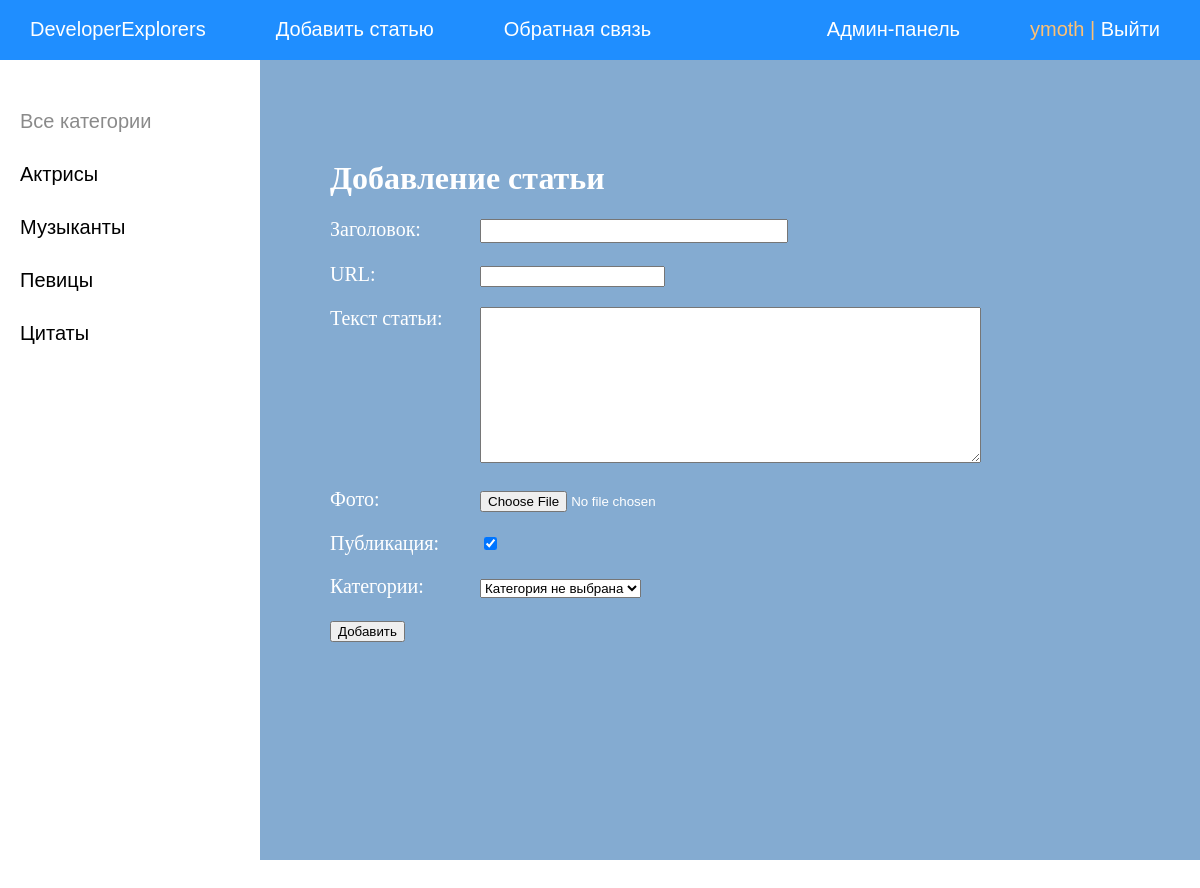
The app's page /addpage/ (signed in) with its own data.
### women/models.py (models this page shows)
class Category(models.Model):
    name = models.CharField(max_length=100, db_index=True, verbose_name="Категория")
    slug = models.SlugField(max_length=255, unique=True, db_index=True, verbose_name="URL")
    def __str__(self):
        return self.name
    def get_absolute_url(self):
        return reverse('category', kwargs={'cat_slug': self.slug})
    class Meta:
        verbose_name = 'Категория'
        verbose_name_plural = 'Категории'
        ordering = ['id']

### women/views.py (the view)
# urls.py: path('addpage/', AddPage.as_view(), name='add_page'),
class AddPage(LoginRequiredMixin, DataMixin, CreateView):
    form_class = AddPostForm
    template_name = 'women/addpage.html'
    success_url = reverse_lazy('home')
    login_url = reverse_lazy('home')
    raise_exception = True
    def get_context_data(self, *, object_list=None, **kwargs):
        context = super().get_context_data(**kwargs)
        c_def = self.get_user_context(title="Добавление статьи")
        return dict(list(context.items()) + list(c_def.items()))

### women/forms.py (shortened to what this page needs)
class AddPostForm(forms.ModelForm):
    def __init__(self, *args, **kwargs):
        super().__init__(*args, **kwargs)
        self.fields['cat'].empty_label = "Категория не выбрана"
    class Meta:
        model = Women
        fields = ['title', 'slug', 'content', 'photo', 'is_published', 'cat']
        widgets = {
            'title': forms.TextInput(attrs={'class': 'form-input'}),
            'content': forms.Textarea(attrs={'cols': 60, 'rows': 10}),
        }

### women/utils.py (called while the page is built)
    def get_user_context(self, **kwargs):
        context = kwargs
        cats = Category.objects.annotate(Count('women'))
        user_menu = menu.copy()
        if not self.request.user.is_authenticated:
            user_menu.pop(1)
        context['menu'] = user_menu
        context['cats'] = cats
        if 'cat_selected' not in context:
            context['cat_selected'] = 0
        return context

### women/templates/women/addpage.html (shortened to what this page needs)
{% extends 'women/base.html' %}
{% block content %}
    <h1>{{ title }}</h1>
    <form action="{% url 'add_page' %}" method="post" enctype="multipart/form-data">
        {% for f in form %}
            <p><label class="form-label" for="{{ f.id_for_label }}">{{ f.label }}: </label>{{ f }}</p>
        {% endfor %}
        <button type="submit">Добавить</button>
    </form>
{% endblock %}

### women/templates/women/base.html (shortened to what this page needs)
{% load static %}
{% load women_tags %}
<!DOCTYPE html>
<html>
<head>
    <link type="text/css" href="{% static 'women/css/styles.css' %}" rel="stylesheet"/>
</head>
<body>
<table class="table-page" border=0 cellpadding="0" cellspacing="0">
    <tr>
        <td valign=top>
            {% block mainmenu %}
                <div class="header">
                    <ul id="mainmenu" class="mainmenu">
                        <li>
                            <a href="{% url 'home' %}">
                                DeveloperExplorers
                            </a>
                        </li>
                        {% for m in menu %}
                            {% if m.title != "О сайте" %}
                                <li><a href="{% url m.url_name %}">{{ m.title }}</a></li>
                            {% endif %}
                        {% endfor %}
                        {% if request.user.is_authenticated %}
                            <li class="last"> {{ user.username }} | <a href="{% url 'logout' %}">Выйти</a></li>
                            {% if user.is_superuser %}
                                <li class="last">
                                    <a href="/admin">Админ-панель</a>
                                </li>
                            {% endif %}
                        {% else %}
                            <li class="last"><a href="{% url 'register' %}" class="subject-resolve">Регистрация</a> | <a
                                    href="{% url 'login' %}">Войти</a></li>
                        {% endif %}
                    </ul>
                </div>
            {% endblock mainmenu %}
            <table class="table-content" border=0 cellpadding="0" cellspacing="0">
                <tr>
                    <td valign="top" class="left-chapters">
                        <ul id="leftchapters">
                            {% if cat_selected == 0 %}
                                <li class="selected">Все категории</li>
                            {% else %}
                                <li><a href="{% url 'home' %}">Все категории</a></li>
                            {% endif %}
                            {% for c in cats %}
                                {% if c.women__count > 0 %}
                                    {% if c.pk == cat_selected %}
                                        <li class="selected">{{ c.name }}</li>
                                    {% else %}
                                        <li><a href="{{ c.get_absolute_url }}">{{ c.name }}</a></li>
                                    {% endif %}
                                {% endif %}
                            {% endfor %}
                        </ul>
                    </td>
                    <td valign="top" class="content">
                        <div class="content-text">
                            {% block content %}
                            {% endblock %}
                        </div>
                    </td>
                </tr>
            </table>
        </td>
    </tr>
</table>
</body>
</html>

### women/static/women/css/styles.css (style rules this page uses)
html, body { font-family: 'Arial'; margin: 0; padding: 0; height: 100%; width: 100%; color: #ff8686; }
a { color: #ffffff; text-decoration: none; }
p { color: white; }
.table-page { width: 100%; height: 100%; vertical-align: top; }
.table-page tr { height: 100%; }
.header { background: #1f8eff !important; height: 60px; }
ul.mainmenu { list-style: none; margin: 0; padding: 0; height: 60px; color: #fdc073; font-size: 20px; overflow: hidden; }
ul.mainmenu li { float: left; margin: 18px 40px 0 30px; }
ul.mainmenu li.last { float: right; }
ul.mainmenu li a { color: #ffffff; text-decoration: none; }
.table-content { width: 100%; min-height: 100%; height: 100%; }
.left-chapters { margin: 0; background: #eee; border-right: 1px; min-height: 100%; background: #ffffff; }
.left-chapters ul { width: 230px; min-height: 100%; margin: 0; padding: 20px 10px 10px 20px; list-style: none; font-size: 20px; }
.left-chapters ul li { margin: 30px 0 0 0; color: #999; }
.left-chapters ul li.selected { color: rgba(0, 0, 0, 0.46); }
.left-chapters ul li a { color: black; text-decoration: none; }
.content { padding: 40px 20px 20px 40px; width: 100%; box-sizing: border-box; background: #84abd1 !important; }
.content-text { margin: 60px 0 0 30px; color: #ffffff; font-size: 20px; font-family: none, serif; }
.content-text h1 { font-size: 32px; }
.form-input { width: 300px; font-size: 16px; }
.form-label { display: inline-block; min-width: 150px; vertical-align: top; }

### records on screen
Category: name "Актрисы"
Category: name "Музыканты"
Category: name "Певицы"
Category: name "Цитаты"

### other values on screen
{{ m.title }} "Добавить статью" "Обратная связь"
{{ user.username }} "ymoth"
{{ title }} "Добавление статьи"
{{ f.label }} "Заголовок" "URL" "Текст статьи" "Фото" "Публикация" "Категории"
